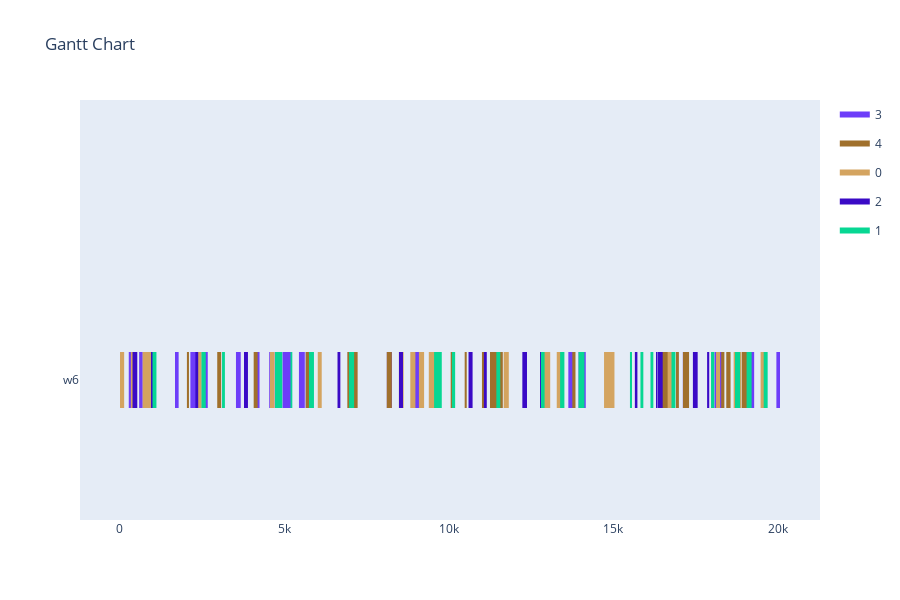

Here is the notebook cell this chart was saved with:
### Code cell
max_generations = 5000
population_size = 50
offspring_amount = 1000
earliest_time_slot = 0
last_time_slot = 20000

optimizer = BaseGA(env)
optimizer.set_minimize()
optimizer.configure('makespan', 'twopointcrossover', 'roulettewheel', 'randomize')
# set all delivery dates to last time slot
for order in orders:
    order[1] = last_time_slot
result, best_fitness_history, average_fitness_history, best_generation_history, feasible_gen = optimizer.optimize(orders, max_generations, earliest_time_slot, last_time_slot, population_size, offspring_amount, verbose=True, randomize_until_feasible=True, randomize_until_feasible_probability=0.5)
workstation_assignments = reformat_result(result, orders, env)
visualize(workstation_assignments, best_fitness_history, average_fitness_history, best_generation_history, feasible_gen)

### Figure 1 — Plotly figure (JSON) as saved in the notebook; plotly's stock layout.template omitted (floating-point values rounded to 4 significant figures; data arrays with more than 128 entries replaced by an {"elided": "..."} marker saying what was removed)
{"data": [{"fill": "toself", "fillcolor": "rgb(109, 61, 249)", "hoverinfo": "name", "legendgroup": "rgb(109, 61, 249)", "mode": "none", "name": "3", "type": "scatter", "x": {"elided": "134 int values"}, "y": {"elided": "134 float values"}}, {"fill": "toself", "fillcolor": "rgb(160, 112, 44)", "hoverinfo": "name", "legendgroup": "rgb(160, 112, 44)", "mode": "none", "name": "4", "type": "scatter", "x": [16453, 16576, 16576, 16453, 16453, 18279, 18376, 18376, 18279, 18279, 16518, 16703, 16703, 16518, 16518, 11492, 11645, 11645, 11492, 11492, 16907, 16994, 16994, 16907, 16907, 18905, 19065, 19065, 18905, 18905, 11350, 11540, 11540, 11350, 11350, 18434, 18564, 18564, 18434, 18434, 11256, 11446, 11446, 11256, 11256, 13757, 13853, 13853, 13757, 13757, 730, 830, 830, 730, 730, 2049, 2111, 2111, 2049, 2049, 17118, 17303, 17303, 17118, 17118, 5659, 5849, 5849, 5659, 5659, 4077, 4197, 4197, 4077, 4077, 8186, 8273, 8273, 8186, 8186, 11012, 11074, 11074, 11012, 11012, 10487, 10549, 10549, 10487, 10487, 2970, 3090, 3090, 2970, 2970, 8120, 8207, 8207, 8120, 8120, 6922, 7022, 7022, 6922, 6922, 7045, 7235, 7235, 7045, 7045, 10062, 10182, 10182, 10062], "y": [-0.2, -0.2, 0.2, 0.2, null, -0.2, -0.2, 0.2, 0.2, null, -0.2, -0.2, 0.2, 0.2, null, -0.2, -0.2, 0.2, 0.2, null, -0.2, -0.2, 0.2, 0.2, null, -0.2, -0.2, 0.2, 0.2, null, -0.2, -0.2, 0.2, 0.2, null, -0.2, -0.2, 0.2, 0.2, null, -0.2, -0.2, 0.2, 0.2, null, -0.2, -0.2, 0.2, 0.2, null, -0.2, -0.2, 0.2, 0.2, null, -0.2, -0.2, 0.2, 0.2, null, -0.2, -0.2, 0.2, 0.2, null, -0.2, -0.2, 0.2, 0.2, null, -0.2, -0.2, 0.2, 0.2, null, -0.2, -0.2, 0.2, 0.2, null, -0.2, -0.2, 0.2, 0.2, null, -0.2, -0.2, 0.2, 0.2, null, -0.2, -0.2, 0.2, 0.2, null, -0.2, -0.2, 0.2, 0.2, null, -0.2, -0.2, 0.2, 0.2, null, -0.2, -0.2, 0.2, 0.2, null, -0.2, -0.2, 0.2, 0.2]}, {"fill": "toself", "fillcolor": "rgb(212, 164, 96)", "hoverinfo": "name", "legendgroup": "rgb(212, 164, 96)", "mode": "none", "name": "0", "type": "scatter", "x": {"elided": "134 int values"}, "y": {"elided": "134 float values"}}, {"fill": "toself", "fillcolor": "rgb(58, 10, 198)", "hoverinfo": "name", "legendgroup": "rgb(58, 10, 198)", "mode": "none", "name": "2", "type": "scatter", "x": [16358, 16503, 16503, 16358, 16358, 12776, 12852, 12852, 12776, 12776, 16299, 16346, 16346, 16299, 16299, 12262, 12348, 12348, 12262, 12262, 10604, 10727, 10727, 10604, 10604, 8491, 8613, 8613, 8491, 8491, 17420, 17565, 17565, 17420, 17420, 959, 1036, 1036, 959, 959, 12239, 12303, 12303, 12239, 12239, 2307, 2392, 2392, 2307, 2307, 3783, 3838, 3838, 3783, 3783, 15657, 15734, 15734, 15657, 15657, 3816, 3903, 3903, 3816, 3816, 11071, 11158, 11158, 11071, 11071, 12247, 12380, 12380, 12247, 12247, 397, 541, 541, 397, 397, 17852, 17916, 17916, 17852, 17852, 6624, 6710, 6710, 6624], "y": [-0.2, -0.2, 0.2, 0.2, null, -0.2, -0.2, 0.2, 0.2, null, -0.2, -0.2, 0.2, 0.2, null, -0.2, -0.2, 0.2, 0.2, null, -0.2, -0.2, 0.2, 0.2, null, -0.2, -0.2, 0.2, 0.2, null, -0.2, -0.2, 0.2, 0.2, null, -0.2, -0.2, 0.2, 0.2, null, -0.2, -0.2, 0.2, 0.2, null, -0.2, -0.2, 0.2, 0.2, null, -0.2, -0.2, 0.2, 0.2, null, -0.2, -0.2, 0.2, 0.2, null, -0.2, -0.2, 0.2, 0.2, null, -0.2, -0.2, 0.2, 0.2, null, -0.2, -0.2, 0.2, 0.2, null, -0.2, -0.2, 0.2, 0.2, null, -0.2, -0.2, 0.2, 0.2, null, -0.2, -0.2, 0.2, 0.2]}, {"fill": "toself", "fillcolor": "rgb(7, 215, 147)", "hoverinfo": "name", "legendgroup": "rgb(7, 215, 147)", "mode": "none", "name": "1", "type": "scatter", "x": [5758, 5908, 5908, 5758, 5758, 18700, 18853, 18853, 18700, 18700, 12804, 12914, 12914, 12804, 12804, 4765, 4945, 4945, 4765, 4765, 1003, 1123, 1123, 1003, 1003, 3116, 3203, 3203, 3116, 3116, 4725, 4875, 4875, 4725, 4725, 11449, 11569, 11569, 11449, 11449, 19051, 19204, 19204, 19051, 19051, 17971, 18068, 18068, 17971, 17971, 19571, 19691, 19691, 19571, 19571, 2491, 2621, 2621, 2491, 2491, 10100, 10197, 10197, 10100, 10100, 9558, 9743, 9743, 9558, 9558, 15827, 15914, 15914, 15827, 15827, 15508, 15570, 15570, 15508, 15508, 5195, 5251, 5251, 5195, 5195, 13386, 13516, 13516, 13386, 13386, 16131, 16218, 16218, 16131, 16131, 16770, 16890, 16890, 16770, 16770, 6975, 7128, 7128, 6975, 6975, 9681, 9791, 9791, 9681, 9681, 13945, 14125, 14125, 13945], "y": [-0.2, -0.2, 0.2, 0.2, null, -0.2, -0.2, 0.2, 0.2, null, -0.2, -0.2, 0.2, 0.2, null, -0.2, -0.2, 0.2, 0.2, null, -0.2, -0.2, 0.2, 0.2, null, -0.2, -0.2, 0.2, 0.2, null, -0.2, -0.2, 0.2, 0.2, null, -0.2, -0.2, 0.2, 0.2, null, -0.2, -0.2, 0.2, 0.2, null, -0.2, -0.2, 0.2, 0.2, null, -0.2, -0.2, 0.2, 0.2, null, -0.2, -0.2, 0.2, 0.2, null, -0.2, -0.2, 0.2, 0.2, null, -0.2, -0.2, 0.2, 0.2, null, -0.2, -0.2, 0.2, 0.2, null, -0.2, -0.2, 0.2, 0.2, null, -0.2, -0.2, 0.2, 0.2, null, -0.2, -0.2, 0.2, 0.2, null, -0.2, -0.2, 0.2, 0.2, null, -0.2, -0.2, 0.2, 0.2, null, -0.2, -0.2, 0.2, 0.2, null, -0.2, -0.2, 0.2, 0.2, null, -0.2, -0.2, 0.2, 0.2]}, {"legendgroup": "rgb(109, 61, 249)", "marker": {"color": "rgb(109, 61, 249)", "opacity": 0, "size": 1}, "mode": "markers", "name": "", "showlegend": false, "text": [null, null, null, null, null, null, null, null, null, null, null, null, null, null, null, null, null, null, null, null, null, null, null, null, null, null, null, null, null, null, null, null, null, null, null, null, null, null, null, null, null, null, null, null, null, null, null, null, null, null, null, null, null, null], "type": "scatter", "x": [13992, 14102, 1687, 1797, 13636, 13781, 2163, 2373, 2252, 2340, 4159, 4255, 19161, 19281, 5658, 5823, 13997, 14165, 3539, 3684, 282, 370, 4952, 5062, 597, 707, 2522, 2682, 13947, 14125, 5057, 5212, 5452, 5630, 19956, 20066, 8975, 9120, 8123, 8277, 18075, 18232, 4549, 4704, 18183, 18343, 17115, 17210, 381, 526, 2154, 2264, 919, 1006], "y": [0, 0, 0, 0, 0, 0, 0, 0, 0, 0, 0, 0, 0, 0, 0, 0, 0, 0, 0, 0, 0, 0, 0, 0, 0, 0, 0, 0, 0, 0, 0, 0, 0, 0, 0, 0, 0, 0, 0, 0, 0, 0, 0, 0, 0, 0, 0, 0, 0, 0, 0, 0, 0, 0]}, {"legendgroup": "rgb(160, 112, 44)", "marker": {"color": "rgb(160, 112, 44)", "opacity": 0, "size": 1}, "mode": "markers", "name": "", "showlegend": false, "text": [null, null, null, null, null, null, null, null, null, null, null, null, null, null, null, null, null, null, null, null, null, null, null, null, null, null, null, null, null, null, null, null, null, null, null, null, null, null, null, null, null, null, null, null, null, null], "type": "scatter", "x": [16453, 16576, 18279, 18376, 16518, 16703, 11492, 11645, 16907, 16994, 18905, 19065, 11350, 11540, 18434, 18564, 11256, 11446, 13757, 13853, 730, 830, 2049, 2111, 17118, 17303, 5659, 5849, 4077, 4197, 8186, 8273, 11012, 11074, 10487, 10549, 2970, 3090, 8120, 8207, 6922, 7022, 7045, 7235, 10062, 10182], "y": [0, 0, 0, 0, 0, 0, 0, 0, 0, 0, 0, 0, 0, 0, 0, 0, 0, 0, 0, 0, 0, 0, 0, 0, 0, 0, 0, 0, 0, 0, 0, 0, 0, 0, 0, 0, 0, 0, 0, 0, 0, 0, 0, 0, 0, 0]}, {"legendgroup": "rgb(212, 164, 96)", "marker": {"color": "rgb(212, 164, 96)", "opacity": 0, "size": 1}, "mode": "markers", "name": "", "showlegend": false, "text": [null, null, null, null, null, null, null, null, null, null, null, null, null, null, null, null, null, null, null, null, null, null, null, null, null, null, null, null, null, null, null, null, null, null, null, null, null, null, null, null, null, null, null, null, null, null, null, null, null, null, null, null, null, null], "type": "scatter", "x": [18123, 18211, 11673, 11827, 8488, 8633, 9097, 9254, 18658, 18826, 16, 142, 4571, 4697, 19477, 19607, 12869, 13034, 861, 1018, 14917, 15037, 16652, 16817, 12907, 13085, 14867, 14955, 6024, 6144, 347, 512, 18782, 18892, 18152, 18247, 8835, 8990, 13353, 13498, 2331, 2499, 9397, 9562, 705, 883, 13284, 13429, 4711, 4868, 14721, 14876, 9422, 9632], "y": [0, 0, 0, 0, 0, 0, 0, 0, 0, 0, 0, 0, 0, 0, 0, 0, 0, 0, 0, 0, 0, 0, 0, 0, 0, 0, 0, 0, 0, 0, 0, 0, 0, 0, 0, 0, 0, 0, 0, 0, 0, 0, 0, 0, 0, 0, 0, 0, 0, 0, 0, 0, 0, 0]}, {"legendgroup": "rgb(58, 10, 198)", "marker": {"color": "rgb(58, 10, 198)", "opacity": 0, "size": 1}, "mode": "markers", "name": "", "showlegend": false, "text": [null, null, null, null, null, null, null, null, null, null, null, null, null, null, null, null, null, null, null, null, null, null, null, null, null, null, null, null, null, null, null, null, null, null, null, null], "type": "scatter", "x": [16358, 16503, 12776, 12852, 16299, 16346, 12262, 12348, 10604, 10727, 8491, 8613, 17420, 17565, 959, 1036, 12239, 12303, 2307, 2392, 3783, 3838, 15657, 15734, 3816, 3903, 11071, 11158, 12247, 12380, 397, 541, 17852, 17916, 6624, 6710], "y": [0, 0, 0, 0, 0, 0, 0, 0, 0, 0, 0, 0, 0, 0, 0, 0, 0, 0, 0, 0, 0, 0, 0, 0, 0, 0, 0, 0, 0, 0, 0, 0, 0, 0, 0, 0]}, {"legendgroup": "rgb(7, 215, 147)", "marker": {"color": "rgb(7, 215, 147)", "opacity": 0, "size": 1}, "mode": "markers", "name": "", "showlegend": false, "text": [null, null, null, null, null, null, null, null, null, null, null, null, null, null, null, null, null, null, null, null, null, null, null, null, null, null, null, null, null, null, null, null, null, null, null, null, null, null, null, null, null, null, null, null, null, null], "type": "scatter", "x": [5758, 5908, 18700, 18853, 12804, 12914, 4765, 4945, 1003, 1123, 3116, 3203, 4725, 4875, 11449, 11569, 19051, 19204, 17971, 18068, 19571, 19691, 2491, 2621, 10100, 10197, 9558, 9743, 15827, 15914, 15508, 15570, 5195, 5251, 13386, 13516, 16131, 16218, 16770, 16890, 6975, 7128, 9681, 9791, 13945, 14125], "y": [0, 0, 0, 0, 0, 0, 0, 0, 0, 0, 0, 0, 0, 0, 0, 0, 0, 0, 0, 0, 0, 0, 0, 0, 0, 0, 0, 0, 0, 0, 0, 0, 0, 0, 0, 0, 0, 0, 0, 0, 0, 0, 0, 0, 0, 0]}], "layout": {"height": 600, "hovermode": "closest", "showlegend": true, "title": {"text": "Gantt Chart"}, "xaxis": {"rangeselector": {"buttons": [{"count": 7, "label": "1w", "step": "day", "stepmode": "backward"}, {"count": 1, "label": "1m", "step": "month", "stepmode": "backward"}, {"count": 6, "label": "6m", "step": "month", "stepmode": "backward"}, {"count": 1, "label": "YTD", "step": "year", "stepmode": "todate"}, {"count": 1, "label": "1y", "step": "year", "stepmode": "backward"}, {"step": "all"}]}, "showgrid": false, "type": "linear", "zeroline": false}, "yaxis": {"autorange": false, "range": [-1, 2], "showgrid": false, "ticktext": ["w6"], "tickvals": [0], "zeroline": false}}}
